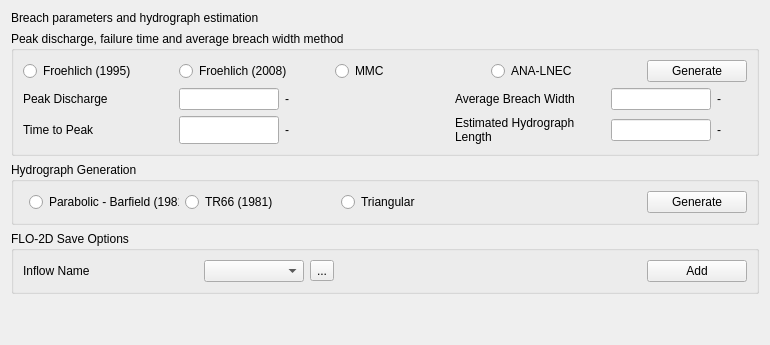
     <widget class="QWidget" name="page_2">
      <layout class="QGridLayout" name="gridLayout_16">
       <item row="0" column="0">
        <layout class="QGridLayout" name="gridLayout_15">
         <item row="4" column="0" rowspan="2" colspan="2">
          <spacer name="verticalSpacer">
           <property name="orientation">
            <enum>Qt::Vertical</enum>
           </property>
           <property name="sizeHint" stdset="0">
            <size>
             <width>20</width>
             <height>40</height>
            </size>
           </property>
          </spacer>
         </item>
         <item row="1" column="0" colspan="2">
          <widget class="QGroupBox" name="groupBox_8">
           <property name="sizePolicy">
            <sizepolicy hsizetype="Preferred" vsizetype="Maximum">
             <horstretch>0</horstretch>
             <verstretch>0</verstretch>
            </sizepolicy>
           </property>
           <property name="title">
            <string>Peak discharge, failure time and average breach width method</string>
           </property>
           <layout class="QGridLayout" name="gridLayout_17">
            <item row="1" column="2">
             <widget class="QRadioButton" name="froehlich_2008_rb">
              <property name="minimumSize">
               <size>
                <width>150</width>
                <height>0</height>
               </size>
              </property>
              <property name="maximumSize">
               <size>
                <width>150</width>
                <height>16777215</height>
               </size>
              </property>
              <property name="toolTip">
               <string>Froehlich, D. C. (2008). Embankment dam breach parameters and their uncertainties. Journal of Hydraulic Engineering, 134(12), 1708-1721</string>
              </property>
              <property name="text">
               <string>Froehlich (2008)</string>
              </property>
             </widget>
            </item>
            <item row="1" column="1">
             <widget class="QRadioButton" name="froehlich_1995_rb">
              <property name="minimumSize">
               <size>
                <width>150</width>
                <height>0</height>
               </size>
              </property>
              <property name="maximumSize">
               <size>
                <width>150</width>
                <height>16777215</height>
               </size>
              </property>
              <property name="toolTip">
               <string>Froehlich, D. C. (1995). Peak outflow from breached embankment dam. Journal of water Resources Planning and management, 121(1), 90-97</string>
              </property>
              <property name="text">
               <string>Froehlich (1995)</string>
              </property>
             </widget>
            </item>
            <item row="1" column="3">
             <widget class="QRadioButton" name="mmc_rb">
              <property name="minimumSize">
               <size>
                <width>150</width>
                <height>0</height>
               </size>
              </property>
              <property name="maximumSize">
               <size>
                <width>150</width>
                <height>16777215</height>
               </size>
              </property>
              <property name="text">
               <string>MMC</string>
              </property>
             </widget>
            </item>
            <item row="1" column="4">
             <widget class="QRadioButton" name="analnec_rb">
              <property name="minimumSize">
               <size>
                <width>150</width>
                <height>0</height>
               </size>
              </property>
              <property name="maximumSize">
               <size>
                <width>150</width>
                <height>16777215</height>
               </size>
              </property>
              <property name="toolTip">
               <string>Petry, A., Laus, F., Anderáos, A., &amp; Bomfim, M. (2018, September). Classificação de barragens quanto ao dano potencial associado: a experiência da agência nacional de águas. In Third International Dam World Conference. Foz do Iguaçu: set (Vol. 2018)</string>
              </property>
              <property name="text">
               <string>ANA-LNEC</string>
              </property>
             </widget>
            </item>
            <item row="1" column="5">
             <widget class="QPushButton" name="generate_breach_parameters_btn">
              <property name="minimumSize">
               <size>
                <width>100</width>
                <height>0</height>
               </size>
              </property>
              <property name="maximumSize">
               <size>
                <width>100</width>
                <height>16777215</height>
               </size>
              </property>
              <property name="text">
               <string>Generate</string>
              </property>
             </widget>
            </item>
            <item row="3" column="1" colspan="5">
             <layout class="QGridLayout" name="gridLayout_19">
              <property name="spacing">
               <number>6</number>
              </property>
              <item row="0" column="4">
               <widget class="QLabel" name="label_51">
                <property name="minimumSize">
                 <size>
                  <width>150</width>
                  <height>0</height>
                 </size>
                </property>
                <property name="maximumSize">
                 <size>
                  <width>150</width>
                  <height>16777215</height>
                 </size>
                </property>
                <property name="toolTip">
                 <string>Average Breach Width</string>
                </property>
                <property name="text">
                 <string>Average Breach Width</string>
                </property>
               </widget>
              </item>
              <item row="1" column="0">
               <widget class="QLabel" name="time_peak_le">
                <property name="minimumSize">
                 <size>
                  <width>150</width>
                  <height>0</height>
                 </size>
                </property>
                <property name="maximumSize">
                 <size>
                  <width>150</width>
                  <height>16777215</height>
                 </size>
                </property>
                <property name="toolTip">
                 <string>Time to Peak</string>
                </property>
                <property name="text">
                 <string>Time to Peak</string>
                </property>
               </widget>
              </item>
              <item row="1" column="5">
               <widget class="QLineEdit" name="hyd_length_le">
                <property name="minimumSize">
                 <size>
                  <width>100</width>
                  <height>0</height>
                 </size>
                </property>
                <property name="maximumSize">
                 <size>
                  <width>100</width>
                  <height>16777215</height>
                 </size>
                </property>
               </widget>
              </item>
              <item row="1" column="1">
               <widget class="QLineEdit" name="time_to_peak_le">
                <property name="minimumSize">
                 <size>
                  <width>100</width>
                  <height>0</height>
                 </size>
                </property>
                <property name="maximumSize">
                 <size>
                  <width>100</width>
                  <height>150</height>
                 </size>
                </property>
               </widget>
              </item>
              <item row="1" column="2">
               <widget class="QLabel" name="ttp_unit_lbl">
                <property name="minimumSize">
                 <size>
                  <width>30</width>
                  <height>0</height>
                 </size>
                </property>
                <property name="text">
                 <string>-</string>
                </property>
               </widget>
              </item>
              <item row="0" column="0">
               <widget class="QLabel" name="label_49">
                <property name="minimumSize">
                 <size>
                  <width>150</width>
                  <height>0</height>
                 </size>
                </property>
                <property name="maximumSize">
                 <size>
                  <width>150</width>
                  <height>16777215</height>
                 </size>
                </property>
                <property name="toolTip">
                 <string>Peak Discharge</string>
                </property>
                <property name="text">
                 <string>Peak Discharge</string>
                </property>
               </widget>
              </item>
              <item row="0" column="1">
               <widget class="QLineEdit" name="peak_discharge_le">
                <property name="minimumSize">
                 <size>
                  <width>100</width>
                  <height>0</height>
                 </size>
                </property>
                <property name="maximumSize">
                 <size>
                  <width>100</width>
                  <height>16777215</height>
                 </size>
                </property>
               </widget>
              </item>
              <item row="0" column="2">
               <widget class="QLabel" name="pd_unit_lbl">
                <property name="minimumSize">
                 <size>
                  <width>30</width>
                  <height>0</height>
                 </size>
                </property>
                <property name="text">
                 <string>-</string>
                </property>
               </widget>
              </item>
              <item row="1" column="3">
               <spacer name="horizontalSpacer_19">
                <property name="orientation">
                 <enum>Qt::Horizontal</enum>
                </property>
                <property name="sizeHint" stdset="0">
                 <size>
                  <width>40</width>
                  <height>20</height>
                 </size>
                </property>
               </spacer>
              </item>
              <item row="1" column="4">
               <widget class="QLabel" name="label_54">
                <property name="minimumSize">
                 <size>
                  <width>150</width>
                  <height>0</height>
                 </size>
                </property>
                <property name="maximumSize">
                 <size>
                  <width>150</width>
                  <height>16777215</height>
                 </size>
                </property>
                <property name="toolTip">
                 <string>Estimated Hydrograph Length</string>
                </property>
                <property name="text">
                 <string>Estimated Hydrograph Length</string>
                </property>
                <property name="wordWrap">
                 <bool>true</bool>
                </property>
               </widget>
              </item>
              <item row="0" column="3">
               <spacer name="horizontalSpacer_18">
                <property name="orientation">
                 <enum>Qt::Horizontal</enum>
                </property>
                <property name="sizeHint" stdset="0">
                 <size>
                  <width>40</width>
                  <height>20</height>
                 </size>
                </property>
               </spacer>
              </item>
              <item row="0" column="5">
               <widget class="QLineEdit" name="ave_breach_width_le">
                <property name="minimumSize">
                 <size>
                  <width>100</width>
                  <height>0</height>
                 </size>
                </property>
                <property name="maximumSize">
                 <size>
                  <width>100</width>
                  <height>16777215</height>
                 </size>
                </property>
               </widget>
              </item>
              <item row="0" column="6">
               <widget class="QLabel" name="ave_breach_unit_lbl">
                <property name="minimumSize">
                 <size>
                  <width>30</width>
                  <height>0</height>
                 </size>
                </property>
                <property name="text">
                 <string>-</string>
                </property>
               </widget>
              </item>
              <item row="1" column="6">
               <widget class="QLabel" name="hyd_len_unit_lbl">
                <property name="minimumSize">
                 <size>
                  <width>30</width>
                  <height>0</height>
                 </size>
                </property>
                <property name="text">
                 <string>-</string>
                </property>
               </widget>
              </item>
             </layout>
            </item>
           </layout>
          </widget>
         </item>
         <item row="2" column="0" colspan="2">
          <widget class="QGroupBox" name="groupBox_9">
           <property name="sizePolicy">
            <sizepolicy hsizetype="Preferred" vsizetype="Maximum">
             <horstretch>0</horstretch>
             <verstretch>0</verstretch>
            </sizepolicy>
           </property>
           <property name="title">
            <string>Hydrograph Generation</string>
           </property>
           <layout class="QGridLayout" name="gridLayout_18">
            <item row="1" column="0" colspan="10">
             <layout class="QVBoxLayout" name="verticalLayout"/>
            </item>
            <item row="0" column="8">
             <spacer name="horizontalSpacer_16">
              <property name="orientation">
               <enum>Qt::Horizontal</enum>
              </property>
              <property name="sizeHint" stdset="0">
               <size>
                <width>40</width>
                <height>20</height>
               </size>
              </property>
             </spacer>
            </item>
            <item row="0" column="9">
             <widget class="QPushButton" name="generate_hydrograph_btn">
              <property name="minimumSize">
               <size>
                <width>100</width>
                <height>0</height>
               </size>
              </property>
              <property name="maximumSize">
               <size>
                <width>100</width>
                <height>16777215</height>
               </size>
              </property>
              <property name="text">
               <string>Generate</string>
              </property>
             </widget>
            </item>
            <item row="0" column="7">
             <spacer name="horizontalSpacer_21">
              <property name="orientation">
               <enum>Qt::Horizontal</enum>
              </property>
              <property name="sizeHint" stdset="0">
               <size>
                <width>40</width>
                <height>20</height>
               </size>
              </property>
             </spacer>
            </item>
            <item row="0" column="1">
             <widget class="QRadioButton" name="parabolic_rb">
              <property name="minimumSize">
               <size>
                <width>150</width>
                <height>0</height>
               </size>
              </property>
              <property name="maximumSize">
               <size>
                <width>150</width>
                <height>16777215</height>
               </size>
              </property>
              <property name="text">
               <string>Parabolic - Barfield (1981)</string>
              </property>
             </widget>
            </item>
            <item row="0" column="2">
             <widget class="QRadioButton" name="tr66_rb">
              <property name="minimumSize">
               <size>
                <width>150</width>
                <height>0</height>
               </size>
              </property>
              <property name="maximumSize">
               <size>
                <width>150</width>
                <height>16777215</height>
               </size>
              </property>
              <property name="text">
               <string>TR66 (1981)</string>
              </property>
             </widget>
            </item>
            <item row="0" column="3">
             <widget class="QRadioButton" name="triangular_rb">
              <property name="text">
               <string>Triangular</string>
              </property>
             </widget>
            </item>
           </layout>
          </widget>
         </item>
         <item row="0" column="0" colspan="2">
          <widget class="QLabel" name="label_48">
           <property name="sizePolicy">
            <sizepolicy hsizetype="Preferred" vsizetype="Maximum">
             <horstretch>0</horstretch>
             <verstretch>0</verstretch>
            </sizepolicy>
           </property>
           <property name="text">
            <string>Breach parameters and hydrograph estimation</string>
           </property>
          </widget>
         </item>
         <item row="3" column="0" colspan="2">
          <widget class="QGroupBox" name="groupBox">
           <property name="sizePolicy">
            <sizepolicy hsizetype="Preferred" vsizetype="Maximum">
             <horstretch>0</horstretch>
             <verstretch>0</verstretch>
            </sizepolicy>
           </property>
           <property name="title">
            <string>FLO-2D Save Options</string>
           </property>
           <layout class="QGridLayout" name="gridLayout_20">
            <item row="0" column="4">
             <widget class="QPushButton" name="water_add_btn">
              <property name="minimumSize">
               <size>
                <width>100</width>
                <height>0</height>
               </size>
              </property>
              <property name="maximumSize">
               <size>
                <width>100</width>
                <height>16777215</height>
               </size>
              </property>
              <property name="text">
               <string>Add</string>
              </property>
             </widget>
            </item>
            <item row="0" column="0">
             <widget class="QLabel" name="label_53">
              <property name="minimumSize">
               <size>
                <width>175</width>
                <height>0</height>
               </size>
              </property>
              <property name="maximumSize">
               <size>
                <width>175</width>
                <height>16777215</height>
               </size>
              </property>
              <property name="text">
               <string>Inflow Name</string>
              </property>
             </widget>
            </item>
            <item row="0" column="2">
             <layout class="QHBoxLayout" name="horizontalLayout_4">
              <item>
               <widget class="QComboBox" name="water_inflow_cbo">
                <property name="minimumSize">
                 <size>
                  <width>100</width>
                  <height>0</height>
                 </size>
                </property>
                <property name="maximumSize">
                 <size>
                  <width>100</width>
                  <height>16777215</height>
                 </size>
                </property>
               </widget>
              </item>
              <item>
               <widget class="QToolButton" name="refresh_btn">
                <property name="text">
                 <string>...</string>
                </property>
                <property name="icon">
                 <iconset>
                  <normaloff>../img/mActionRefresh.svg</normaloff>../img/mActionRefresh.svg</iconset>
                </property>
               </widget>
              </item>
             </layout>
            </item>
            <item row="0" column="3">
             <spacer name="horizontalSpacer_11">
              <property name="orientation">
               <enum>Qt::Horizontal</enum>
              </property>
              <property name="sizeHint" stdset="0">
               <size>
                <width>40</width>
                <height>20</height>
               </size>
              </property>
             </spacer>
            </item>
           </layout>
          </widget>
         </item>
        </layout>
       </item>
      </layout>
     </widget>
